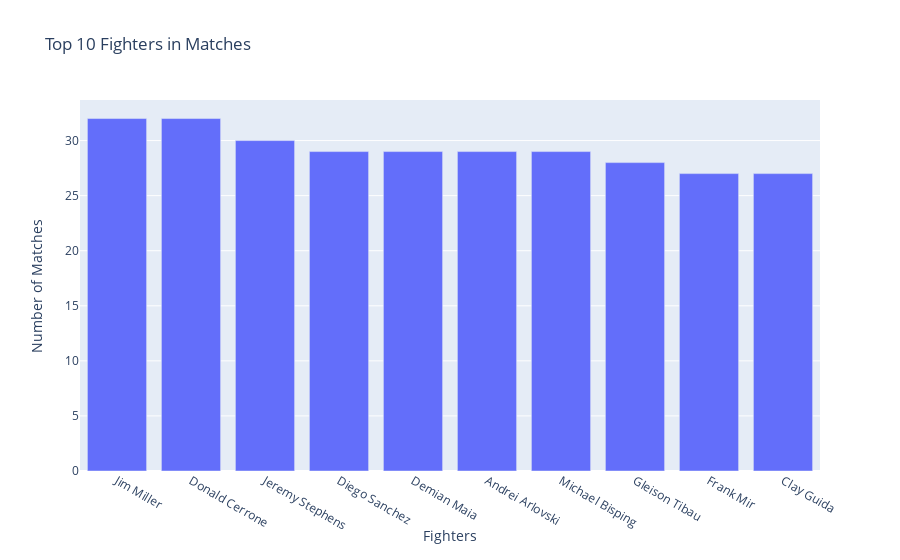

Notebook cell for this chart:
### Markdown cell above
Let's check how many fighters are analyzed and the fighters with most participation on UFC matches.

### Code cell
fighters = pd.concat([data['R_fighter'], data['B_fighter']], ignore_index=True)
print(f'There are {len(fighters.unique())} fighters in the dataset.')

values = fighters.value_counts().sort_values(ascending=False).head(10)
labels = values.index
trace = go.Bar(x=labels, y=values)
layout = go.Layout(title='Top 10 Fighters in Matches',
                  xaxis = {'title' : 'Fighters'},
                  yaxis = {'title' : 'Number of Matches'})
fig = go.Figure(data=trace, layout=layout)
iplot(fig)

### Figure 1 — Plotly figure (JSON) as saved in the notebook; plotly's stock layout.template omitted (floating-point values rounded to 4 significant figures)
{"data": [{"type": "bar", "x": ["Jim Miller", "Donald Cerrone", "Jeremy Stephens", "Diego Sanchez", "Demian Maia", "Andrei Arlovski", "Michael Bisping", "Gleison Tibau", "Frank Mir", "Clay Guida"], "y": [32, 32, 30, 29, 29, 29, 29, 28, 27, 27]}], "layout": {"title": {"text": "Top 10 Fighters in Matches"}, "xaxis": {"title": {"text": "Fighters"}}, "yaxis": {"title": {"text": "Number of Matches"}}}}
